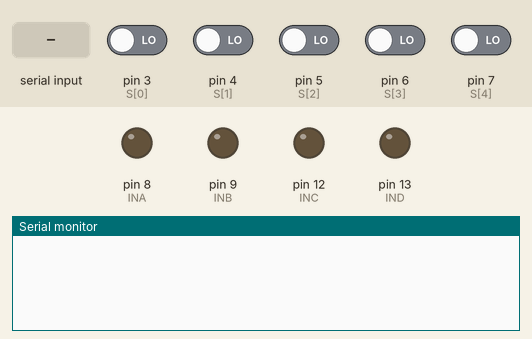
Recording of a sketch running on a simulated Arduino Uno, built with avr-gcc and run on an emulated ATmega328P. Shown: output pins drawn as LEDs (lit = HIGH), the last lines printed to the serial monitor. The inputs (shaded band) are chosen by the test bench; at power-on: pin 3 (S[0]), pin 4 (S[1]), pin 5 (S[2]), pin 6 (S[3]), pin 7 (S[4]) LOW.

Above: at 1.2 s.
1.3 s: "F" received over Serial
At 2.1 s:
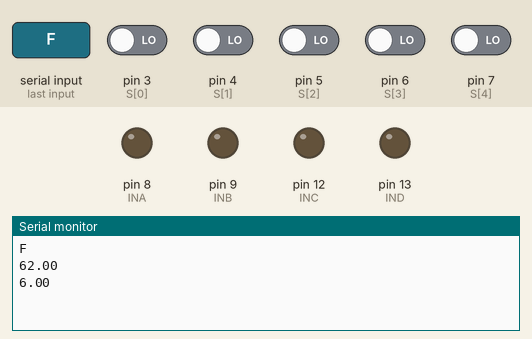
2.8 s: "B" received over Serial
At 3.2 s:
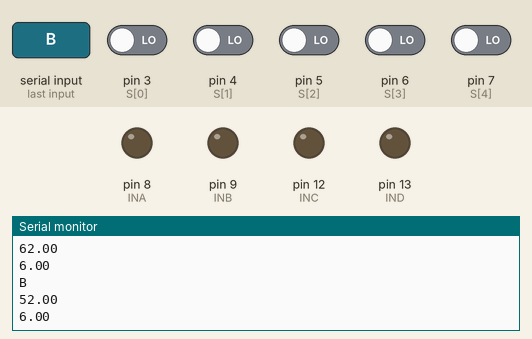
4.3 s: "R" received over Serial
At 5.6 s:
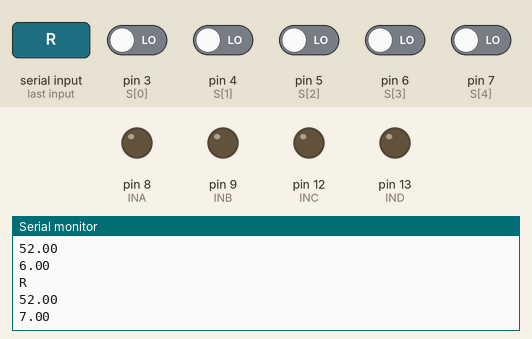
Timing chart, 0 to 7.3 s (numbered marks = the images above; inputs shaded):
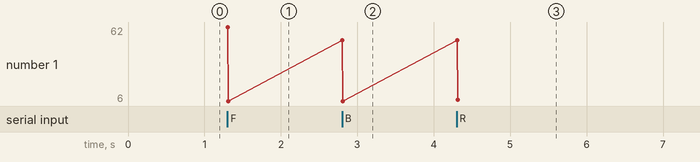

The sketch:

LineFollower.ino
```cpp
/* -- sensor pin define from left to right -- */
const int S[] = { 3, 4, 5, 6, 7};
char val;
/*
 * A is left and B is right
 * error is negative in right side and vise versa
*/
/* -- motor pin define -- */
// left motor definition
#define INA 8
#define INB 9

// left side enable
#define ENA 10

// right side enable
#define ENB 11

// right motor definition
#define INC 12
#define IND 13

// function prototype
int errorRead(); // read errors
int PID(int error); //controls speed by receiving error
void forward(float pidValue); //sets speed of motors

// variable declarations
float Kp = 52, Kd = 6, Ki = 0;  // hit and trial is done here
int P = 0, I = 0, D = 0, prevError, baseSpeed = 115; // PID section for globalization

void setup() {
  Serial.begin(9600);
  // sensor input setup
  for (int i=0; i<=4; i++) {
    pinMode( S[i], INPUT);
  }
  // motor output setup
  // Left motor
  pinMode(INA, OUTPUT);
  pinMode(INB, OUTPUT);

  //right motor
  pinMode(INC, OUTPUT);
  pinMode(IND, OUTPUT);
}


void loop() {
  int error =  errorRead();
   if (Serial.available() > 0)
  {
  val = Serial.read();
  Serial.println(val);
  if (val == 'F'){
    Kp = Kp + 10;
  }
   else if (val == 'B'){
    Kp = Kp - 10;
  }
  else if (val == 'R'){
    Kd = Kd + 1;
  }
  else if (val == 'L'){
    Kd = Kd - 1;
  }
  Serial.println(Kp);
  Serial.println(Kd);

}
  if (error != 10 && error != 9){
    int pidValue = PID(error);
    forward(pidValue);
  }
}

/* -- error reading mechanism -- */
int errorRead() {
  int rS[5], error,  state;
  for (int i=0; i<5; i++) {
    rS[i] = digitalRead(S[i]);
  }

  state = rS[0]<<4 | rS[1]<<3 | rS[2]<<2 | rS[3]<<1 | rS[4]<<0;

  int errorBox[] = {10, 4, 2, 3, 0, 9, 1, 5, -2, 9, 9, 9, -1, 9, 9, 9, -4, 9, 9, 9, 9, 9, 9, 9, -3, 9, 9, 9, -5, 9, 9, 9};
  return errorBox[state];
}

/* -- PID control mechanism -- */
int PID(int error) {
  P = error;
  I = I + error;
  D = error - prevError;
  prevError = error;
  return Kp*P + Ki*I + Kd * D;  // returns PID_VALUE
}


/* -- this is for robot movement -- */
void forward(int pidValue) {
  static int flag = 0;
  if (pidValue != 0) {
  int A = constrain(baseSpeed + pidValue, 0, 255);
  int B = constrain(baseSpeed - pidValue, 0, 255);
  //Serial printing
  //Serial.print("(");Serial.print(A);Serial.print(",");Serial.print(B);Serial.println(")");
    if (flag == 0 && millis() < 7000) {
      analogWrite(ENA, 255); //left motor
      analogWrite(ENB, 255); //right motor
      if (pidValue > 0) {
        //right turn
        digitalWrite(INA, LOW);
        digitalWrite(INB, HIGH);
        digitalWrite(INC, HIGH);
        digitalWrite(IND, LOW);
      } else {
        //left turn
        digitalWrite(INA, HIGH);
        digitalWrite(INB, LOW);
        digitalWrite(INC, LOW);
        digitalWrite(IND, HIGH);
      }
      delay(60);
      //changed to original one
      digitalWrite(INA, LOW);
      digitalWrite(INB, HIGH);
      digitalWrite(INC, LOW);
      digitalWrite(IND, HIGH);
      flag = 1;
    }
    analogWrite(ENA, A); //left motor
    analogWrite(ENB, B); //right motor
  } else {
    //Serial.print("(");Serial.print(200);Serial.print(",");Serial.print(200);Serial.println(")");
    flag = 0;
    analogWrite(ENA, 238); //left motor
    analogWrite(ENB, 238); //right motor
  }
  // for left motor
  digitalWrite(INA, LOW);
  digitalWrite(INB, HIGH);

  // for right motor
  digitalWrite(INC, LOW);
  digitalWrite(IND, HIGH);
}
```

Measured:
- after the input at 1.3 s, the serial monitor: prints a new line at once (image 1)
- after the input at 2.8 s, the serial monitor: prints a new line at once (image 2)
- after the input at 4.3 s, the serial monitor: prints a new line at once (image 3)
- plotted number 1: 6 → 7 after the input at 4.3 s
